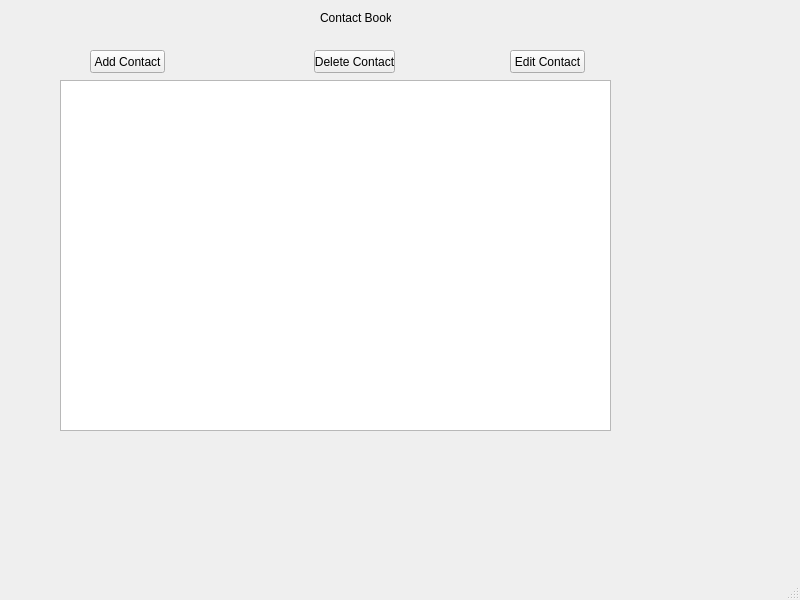
<?xml version="1.0" encoding="UTF-8"?>
<ui version="4.0">
 <class>AfterLogin</class>
 <widget class="QMainWindow" name="AfterLogin">
  <property name="geometry">
   <rect>
    <x>0</x>
    <y>0</y>
    <width>800</width>
    <height>600</height>
   </rect>
  </property>
  <property name="windowTitle">
   <string>MainWindow</string>
  </property>
  <widget class="QWidget" name="centralwidget">
   <widget class="QLabel" name="label">
    <property name="geometry">
     <rect>
      <x>320</x>
      <y>10</y>
      <width>71</width>
      <height>16</height>
     </rect>
    </property>
    <property name="text">
     <string>Contact Book</string>
    </property>
   </widget>
   <widget class="QTableView" name="tableView">
    <property name="geometry">
     <rect>
      <x>60</x>
      <y>80</y>
      <width>551</width>
      <height>351</height>
     </rect>
    </property>
   </widget>
   <widget class="QPushButton" name="addContact">
    <property name="geometry">
     <rect>
      <x>90</x>
      <y>50</y>
      <width>75</width>
      <height>23</height>
     </rect>
    </property>
    <property name="text">
     <string>Add Contact</string>
    </property>
   </widget>
   <widget class="QPushButton" name="deleteContact">
    <property name="geometry">
     <rect>
      <x>314</x>
      <y>50</y>
      <width>81</width>
      <height>23</height>
     </rect>
    </property>
    <property name="text">
     <string>Delete Contact</string>
    </property>
   </widget>
   <widget class="QPushButton" name="editContact">
    <property name="geometry">
     <rect>
      <x>510</x>
      <y>50</y>
      <width>75</width>
      <height>23</height>
     </rect>
    </property>
    <property name="text">
     <string>Edit Contact</string>
    </property>
   </widget>
  </widget>
  <widget class="QMenuBar" name="menubar">
   <property name="geometry">
    <rect>
     <x>0</x>
     <y>0</y>
     <width>800</width>
     <height>21</height>
    </rect>
   </property>
  </widget>
  <widget class="QStatusBar" name="statusbar"/>
 </widget>
 <resources/>
 <connections/>
</ui>
